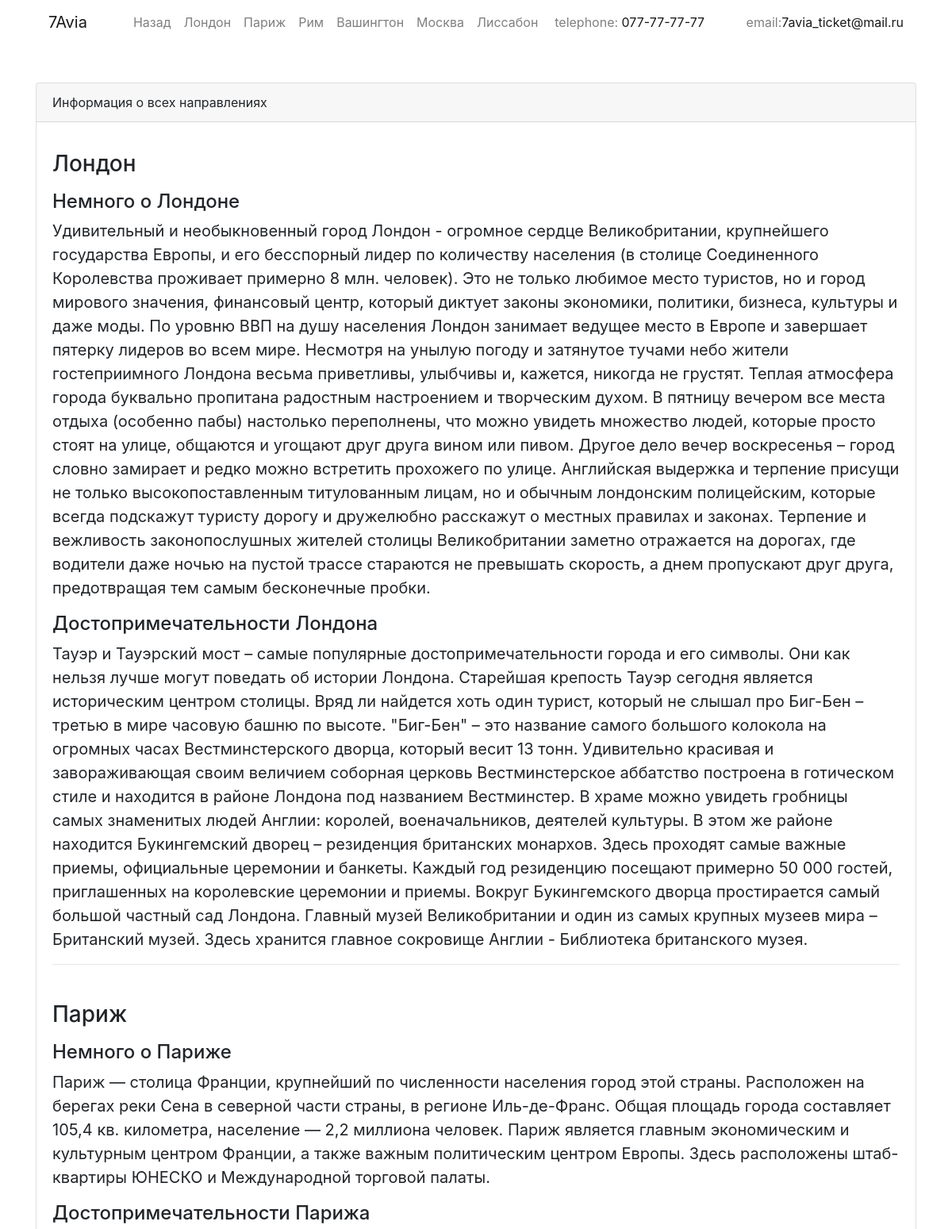
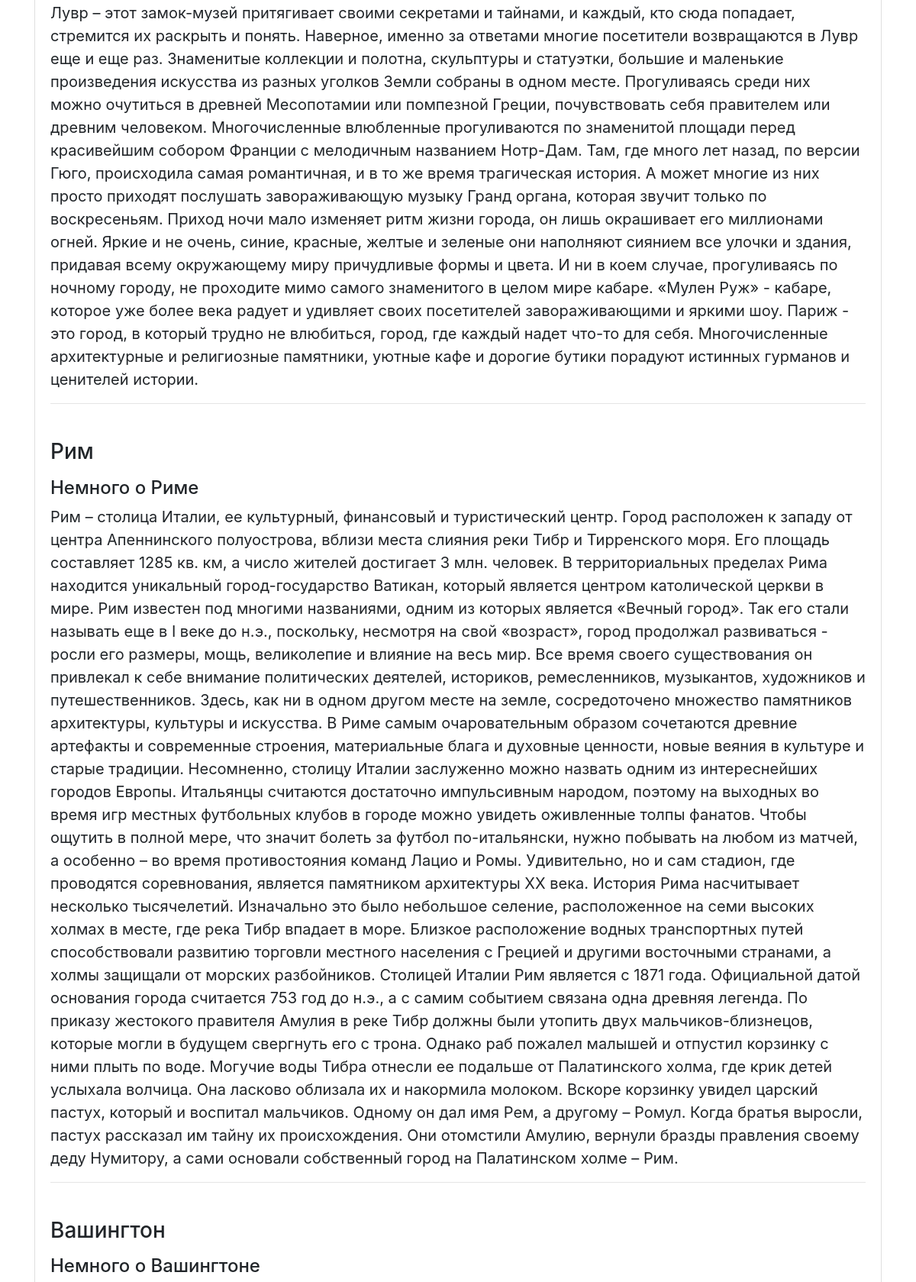
Page /infoAllFlight.php (upper part) on the committed database (2 pictures, top to bottom).
### tables this page shows
CREATE TABLE `direction` (
  `id_direction` int(11) NOT NULL,
  `to_country` varchar(50) DEFAULT NULL,
  `from_country` varchar(50) DEFAULT NULL,
  `info` text DEFAULT NULL
);

### functions.php (called while the page is built, shortened)
<?php
function getAllFlight(){
    global $link;
    $sql = "SELECT * FROM `direction`";
	$query= $link->query($sql);
	$query->execute();
	$data = $query->fetchAll();
	return $data;
}
?>

### infoAllFlight.php (the view, shortened to what this page needs)
<?php
	require "db_connect.php";
  require "functions.php";
  $allFlight = getAllFlight();
?>
<!doctype html>
<html lang="ru">
  <head>
    <link rel="stylesheet" href="https://cdn.jsdelivr.net/npm/bootstrap@4.5.3/dist/css/bootstrap.min.css">
    <link rel="stylesheet" href="style.css">
  </head>
  <body>
    <div class="container-xl" id="up">
		<nav class="navbar navbar-expand-lg navbar-light " style="background-color:white">
			<a class="navbar-brand" style="margin-right: 50px; " href="#">7Avia</a>
			<div class="collapse navbar-collapse" id="navbarText">
			  <ul class="navbar-nav mr-auto">
				<li class="nav-item">
				  <a class="nav-link" href="index.php">Назад</a>
        </li>
        <?php
          foreach($allFlight as $AF)
          {
              echo "<li class='nav-item'><a class='nav-link' href='#".$AF["to_country"]."'>".$AF["to_country"]."</a>";
          }
        ?>
			  </ul>
			  <span class="navbar-text">
				telephone: <a class="mr-5" href="tel:078113237"> 077-77-77-77</a>
				email:<a href="mailto:7avia_ticket@mail.ru">7avia_ticket@mail.ru</a>
			  </span>
			</div>
		</nav>
        <div class="card mt-5">
          <div class="card-header">
            Информация о всех направлениях
          </div>
          <div class="card-body">
            <blockquote class="blockquote mb-0">
              <p>
                <?php
                  foreach($allFlight as $AF)
                  {
                      echo "<h3 id=".$AF["to_country"].">".$AF["to_country"]."</h3>";
                      echo  "<p>".$AF["info"]."</p>";
                      echo  "<hr><br>";
                  }
                ?>
              </p>
            </blockquote>
          </div>
        </div>
    </div>
  </body>
</html>

### style.css (style rules this page uses)
html { scroll-behavior: smooth; }

### rows in the picture
direction: to_country "Лондон", info "Немного о Лондоне Удивительный и необыкновенный город Лондон - огромное сердце Великобритании, крупнейшего государства Европы, и его бесспорный лидер по количеству населения (в столице Соединенного Королевства проживает примерно 8 млн. человек). Это не только любимое место туристов, но и город мирового значения, финансовый центр, который диктует законы экономики, политики, бизнеса, культуры и даже моды. По уровню ВВП на душу населения Лондон занимает ведущее место в Европе и завершает пятерку лидеров во всем мире. Несмотря на унылую погоду и затянутое тучами небо жители гостеприимного Лондона весьма приветливы, улыбчивы и, кажется, никогда не грустят. Теплая атмосфера города буквально…"
direction: to_country "Париж", info "Немного о Париже Париж — столица Франции, крупнейший по численности населения город этой страны. Расположен на берегах реки Сена в северной части страны, в регионе Иль-де-Франс. Общая площадь города составляет 105,4 кв. километра, население — 2,2 миллиона человек. Париж является главным экономическим и культурным центром Франции, а также важным политическим центром Европы. Здесь расположены штаб-квартиры ЮНЕСКО и Международной торговой палаты. Достопримечательности Парижа Лувр – этот замок-музей притягивает своими секретами и тайнами, и каждый, кто сюда попадает, стремится их раскрыть и понять. Наверное, именно за ответами многие посетители возвращаются в Лувр еще и еще раз. Знаменитые…"
direction: to_country "Рим", info "Немного о Риме Рим – столица Италии, ее культурный, финансовый и туристический центр. Город расположен к западу от центра Апеннинского полуострова, вблизи места слияния реки Тибр и Тирренского моря. Его площадь составляет 1285 кв. км, а число жителей достигает 3 млн. человек. В территориальных пределах Рима находится уникальный город-государство Ватикан, который является центром католической церкви в мире. Рим известен под многими названиями, одним из которых является «Вечный город». Так его стали называть еще в I веке до н.э., поскольку, несмотря на свой «возраст», город продолжал развиваться - росли его размеры, мощь, великолепие и влияние на весь мир. Все время своего существования он…"
direction: to_country "Вашингтон", info "Немного о Вашингтоне"
direction: to_country "Москва"
direction: to_country "Лиссабон"
